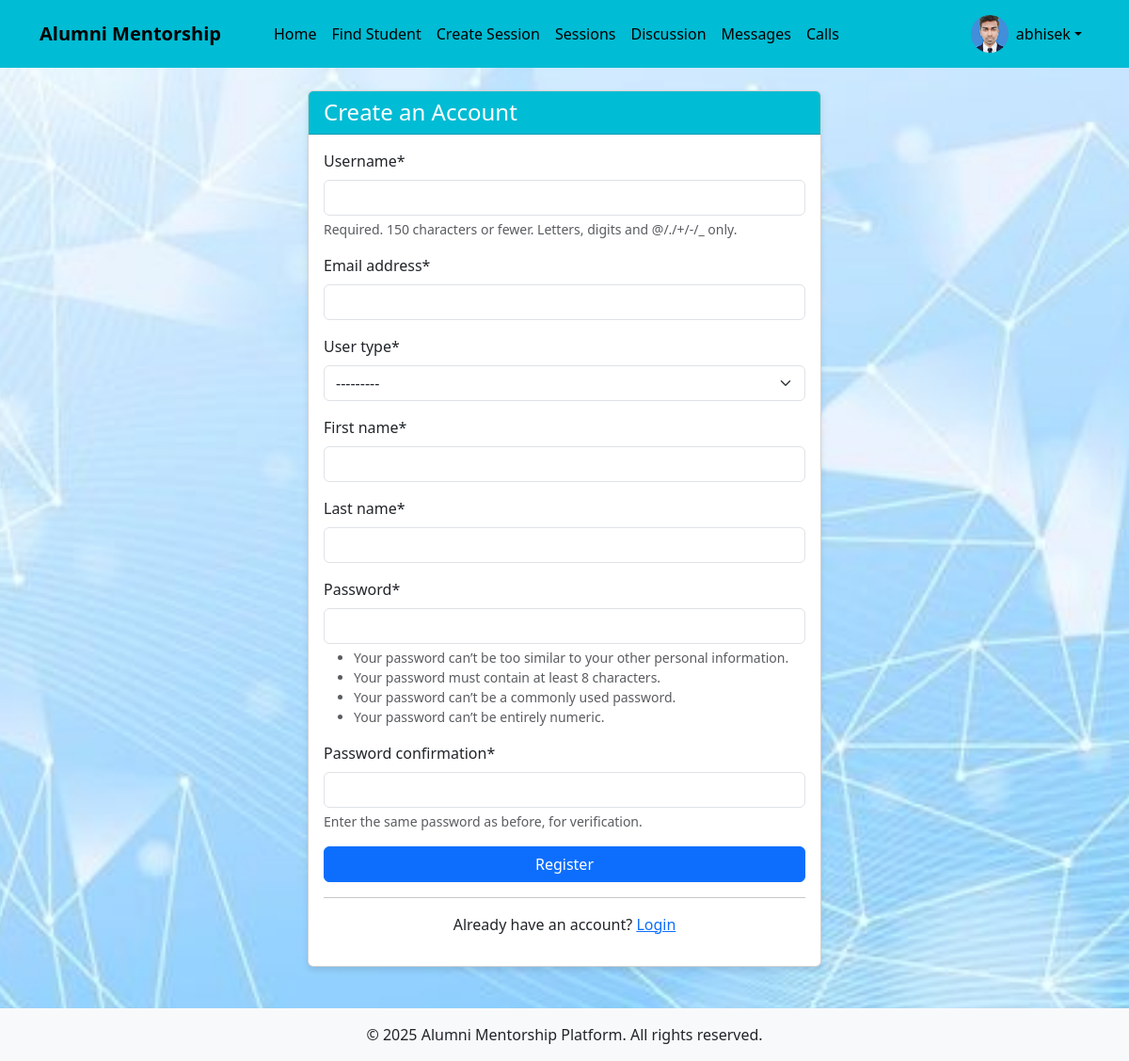
Screenshot of /users/register/ (signed in) with the database file from the repository.
### users/models.py (models this page shows, shortened)
class CustomUser(AbstractUser):
    USER_TYPE_CHOICES = (
        ('student', 'Student'),
        ('alumni', 'Alumni'),
    )
    user_type = models.CharField(max_length=10, choices=USER_TYPE_CHOICES)
    bio = models.TextField(blank=True)
    profile_picture = models.ImageField(upload_to='profile_pics/', blank=True, null=True)
    graduation_year = models.IntegerField(null=True, blank=True)
    company = models.CharField(max_length=100, blank=True)
    position = models.CharField(max_length=100, blank=True)
    industry = models.CharField(max_length=100, blank=True)
    course = models.CharField(max_length=100, blank=True)
    year_of_study = models.IntegerField(null=True, blank=True)

### users/views.py (the view)
# urls.py: path('register/', views.register, name='register'),
def register(request):
    if request.method == 'POST':
        form = CustomUserCreationForm(request.POST)
        if form.is_valid():
            user = form.save()
            messages.success(request, f'Account created for {user.username}! You can now log in.')
            return redirect('login')
    else:
        form = CustomUserCreationForm()
    return render(request, 'users/register.html', {'form': form})

### users/forms.py
class CustomUserCreationForm(UserCreationForm):
    class Meta:
        model = CustomUser
        fields = ('username', 'email', 'user_type', 'first_name', 'last_name')
    def __init__(self, *args, **kwargs):
        super().__init__(*args, **kwargs)
        self.fields['email'].required = True
        self.fields['first_name'].required = True
        self.fields['last_name'].required = True

### templates/users/register.html (shortened to what this page needs)
{% extends 'base.html' %}
{% load crispy_forms_tags %}
{% block content %}
<div class="row justify-content-center">
    <div class="col-md-6">
        <div class="card">
            <div class="card-header  text-white">
                <h4 class="card-title mb-0">Create an Account</h4>
            </div>
            <div class="card-body">
                <form method="post">
                    {{ form|crispy }}
                    <div class="d-grid gap-2">
                        <button type="submit" class="btn btn-primary">Register</button>
                    </div>
                </form>
                <hr>
                <div class="text-center">
                    <p>Already have an account? <a href="{% url 'login' %}">Login</a></p>
                </div>
            </div>
        </div>
    </div>
</div>
{% endblock %}

### templates/base.html (shortened to what this page needs)
<!DOCTYPE html>
<html lang="en">
  <head>
    <link
      href="https://cdn.jsdelivr.net/npm/bootstrap@5.3.0/dist/css/bootstrap.min.css"
      rel="stylesheet"
    />
    <link
      rel="stylesheet"
      href="https://cdnjs.cloudflare.com/ajax/libs/font-awesome/6.0.0/css/all.min.css"
    />
  </head>
  <body>
    <header>
      <nav class="navbar navbar-expand-lg navbar-dark">
        <div class="container">
          <a class="navbar-brand" href="{% url 'home' %}">Alumni Mentorship</a>
          <div class="collapse navbar-collapse" id="navbarNav">
            <ul class="navbar-nav me-auto">
              {% if user.is_authenticated %}
              <li class="nav-item">
                <a class="nav-link" href="{% url 'home' %}">Home</a>
              </li>
              {% if user.user_type == 'student' %}
              <li class="nav-item">
                <a class="nav-link" href="{% url 'alumni_list' %}"
                  >Find Mentors</a
                >
              </li>
              {% else %}
              <li class="nav-item">
                <a class="nav-link" href="{% url 'student_list' %}"
                  >Find Student</a
                >
              </li>
              <li class="nav-item">
                <a class="nav-link" href="{% url 'create_group_session' %}"
                  >Create Session</a
                >
              </li>
              {% endif %}
              <li class="nav-item">
                <a class="nav-link" href="{% url 'group_sessions' %}"
                  > Sessions</a
                >
              </li>
              <li class="nav-item">
                <a class="nav-link" href="{% url 'topic_list' %}"
                  >Discussion </a
                >
              </li>
              <li class="nav-item">
                <a class="nav-link" href="{% url 'chat_list' %}">Messages</a>
              </li>
              <li class="nav-item">
                <a class="nav-link" href="{% url 'call_home' %}">Calls</a>
              </li>
              {% endif %}
            </ul>
            <ul class="navbar-nav">
              {% if user.is_authenticated %}
              <li class="nav-item dropdown">
                <a
                  class="nav-link dropdown-toggle d-flex align-items-center"
                  href="#"
                  id="navbarDropdown"
                  role="button"
                  data-bs-toggle="dropdown"
                >
                  {% if user.profile_picture %}
                  <img
                    src="{{ user.profile_picture.url }}"
                    alt="Profile"
                    class="profile-pic me-2"
                  />
                  {% else %}
                  <i
                    class="fas fa-user-circle me-2"
                    style="font-size: 1.5rem"
                  ></i>
                  {% endif %} {{ user.username }}
                </a>
              </li>
              {% endif %}
            </ul>
          </div>
        </div>
      </nav>
    </header>
    <main class="container py-4">
       {% block content %}{% endblock %}
    </main>
    <footer class="bg-light py-3 mt-auto">
      <div class="container text-center">
        <p class="mb-0">
          &copy; {% now "Y" %} Alumni Mentorship Platform. All rights reserved.
        </p>
      </div>
    </footer>
  </body>
</html>

### templates/base.html (style rules this page uses)
body { min-height: 100vh; display: flex; flex-direction: column; background-image: url("/static/images/img.jpg"); background-size: cover; background-repeat: no-repeat; background-position: center; }
main { flex: 1; }
.navbar-brand { font-weight: bold; padding-right: 2rem; color: #000; }
.profile-pic { width: 40px; height: 40px; border-radius: 50%; object-fit: cover; }
.navbar { background: #00bcd4; }
.nav-item { gap: 1rem; }
#navbarNav { gap: 2rem; }
.card { margin-bottom: 20px; box-shadow: 0 4px 6px rgba(0, 0, 0, 0.1); }
.card-header { background-color: #00bcd4; }
.navbar li a { color: black; }

### rows the page displays
CustomUser: profile_picture (picture), username "abhisek"
